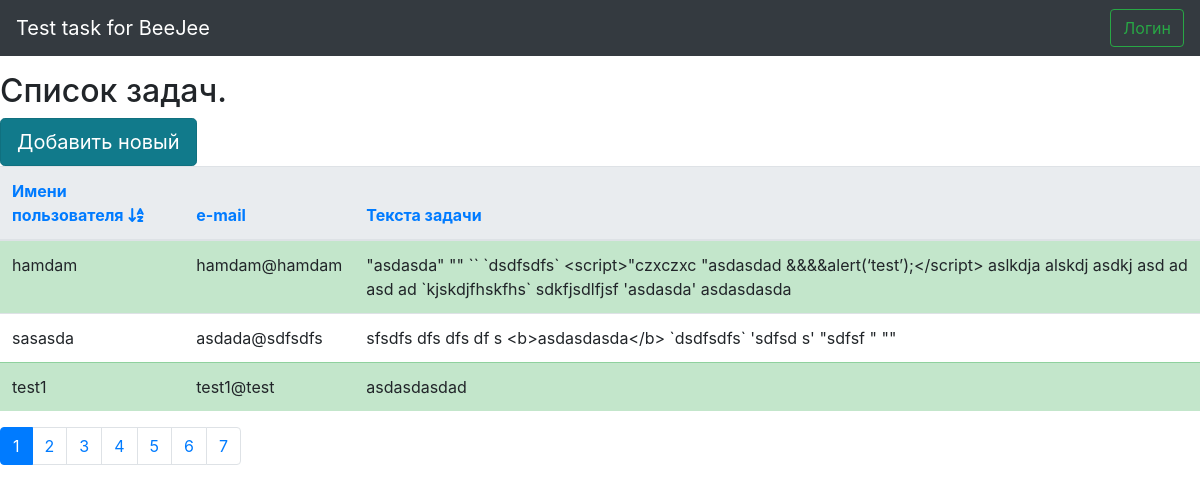
The page / on the database its author committed.
### tables this page shows
CREATE TABLE IF NOT EXISTS `tasks` (
  `id` int(10) unsigned NOT NULL AUTO_INCREMENT,
  `user_name` varchar(100) NOT NULL,
  `email` varchar(100) NOT NULL,
  `task` text NOT NULL,
  `status` tinyint(3) unsigned NOT NULL DEFAULT '1',
  `is_edited` tinyint(3) unsigned NOT NULL DEFAULT '0',
  PRIMARY KEY (`id`)
);

### index.php (called while the page is built, shortened)
<?php
require_once __DIR__ . '/core/config/functions.php';
require __DIR__ . '/core/app.php';
$app = new App();
$app->autoload();
$app->config();
$app->start();
?>

### core/classes/db.php (called while the page is built, shortened)
<?php
class Db {
    protected $link = null;
    public function __construct($dbConfig){
        $this->link = new mysqli($dbConfig["HOSTNAME"], $dbConfig["USERNAME"], $dbConfig["PASSWORD"], $dbConfig["DB_NAME"], $dbConfig["DB_PORT"]);
        if(!$this->link){
            echo "Извините, на Нашем сайте идет реконстукция!";
            die();
        }else{
            $this->link->query("SET NAMES ".$dbConfig["CHARSET"].";");
        }
    }
    public function q_records($sql){
        $result = $this->q($sql);
        $records = array();
        if($result){
            while($record = $result->fetch_assoc()){
                $records[] = $record;
            }
        }
        return $records;
    }
    public function q_result($sql){
        $result = $this->q($sql);
        $res = '';
        if($result){
            $record = $result->fetch_assoc();
            $res = current($record);
        }
        return $res;
    }
    public function q($sql){
        $result = $this->link->query($sql);
        return $result;
    }
}

### core/classes/model.php (called while the page is built, shortened)
<?php
class Model {
    public $db;
    public $_tablename = "";
    public $_fields = [];
    public $_list_limit = 25;
    public $_default_sort_field;
    public $_default_sort_order;
    function __construct () {
        global $app;
        $this->db = $app->db;
    }
    function recordsList($params){
        $page = 1;
        $start = ($page -1) * $this->_list_limit;
        $sql_fields = $this->getFieldsSqlTxt();
        $sort_field = $this->_default_sort_field;
        $sort_direction = $this->_default_sort_order;
        $sql = "SELECT SQL_CAlC_FOUND_ROWS $sql_fields FROM `" . $this->_tablename . "` ORDER BY $sort_field $sort_direction LIMIT $start, " . $this->_list_limit;
        $records = $this->db->q_records($sql);
        $total_count = $this->db->q_result("SELECT FOUND_ROWS() as cnt");
        return ["success" => true, "records" => $records, "total_count" => $total_count, "sort_field" => $sort_field, "sort_direction" => $sort_direction];
    }
    function getFieldsSqlTxt (){
        $sql_fields_arr = [];
        foreach($this->_fields as $key => $fields){
            $sql_fields_arr[]= "`$key` AS $key";
        }
        $sql_fields = implode(", ", $sql_fields_arr);
        return $sql_fields;
    }
}
?>

### core/classes/paging.php (called while the page is built, shortened)
<?php
class Paging {
    function __construct($config){
        $cnt = intval($config['count']);
        $pElCount = intval($config['pageElCount']);
        $pages = ($cnt%$pElCount==0)? $cnt/$pElCount: intval($cnt/$pElCount)+1;
        $startPages = $config['activePage'] - $config['activePage']%10+1;
        $items = array();
        $endPages = $startPages+10;
        $nextString = false;
        if($endPages>$pages){
            $endPages = $pages+1;
        }else{
            $nextString = true;
        }
        for($i=$startPages; $i<$endPages; $i++){
            if($i==$config['activePage']){
                $items[] = str_replace(array("#PAGE_ID#", "#PAGE_NAME#"), array($i, $i), $config['TempCurrentUrl']);
            }else{
                $items[] = str_replace(array("#PAGE_ID#", "#PAGE_NAME#"), array($i, $i), $config['TempUrl']);
            }
        }
        $this->result = implode($config['separator'], $items);
    }
}
?>

### app/views/tasks/index.php (the view, shortened to what this page needs)
<br/>
<br/>
<h2 class="mt-4">Список задач.</h2>
<a href="/tasks/add" class="btn btn-info btn-lg active" role="button" aria-pressed="true">Добавить новый</a>
<table class="table">
    <thead class="thead-light">
    <tr>
        <?php
        $sort_field = "";
        $sort_direction = "";
        $page = 1;
        if(!empty($data["sort"])){
            $sort_field = $data["sort"];
        }
        if(!empty($data["direction"])){
            $sort_direction = $data["direction"];
        }
        echo make_th("Имени пользователя", "user_name", $sort_field, $sort_direction, $page);
        echo make_th("е-mail", "email", $sort_field, $sort_direction, $page);
        echo make_th("Текста задачи", "task", $sort_field, $sort_direction, $page);
        ?>
    </tr>
    </thead>
    <tbody>
    <?php
    if(!empty($data) && !empty($data["records"])){
        $records = $data["records"];
        foreach($records as $key => $record){
            if($record["status"] == 1){
                echo "<tr class=\"table-success\">";
            } else {
                echo "<tr>";
            }
            echo "<td>{$record["user_name"]}</td>";
            echo "<td>{$record["email"]}</td>";
            echo "<td>" . htmlentities($record["task"]) . "</td>";
            echo "</tr>";
        }
    }
    ?>
    </tbody>
</table>
<?php
if(!empty($data) && !empty($data["paging"])){
    echo $data["paging"];
}
?>

### core/app.php (shortened to what this page needs)
<?php
class App {
    private $config = [];
    function __construct () {
        $request_uri = $_SERVER['REQUEST_URI'];
        $request_uri = preg_replace("#\?.+#", "", $request_uri);
    }
    function autoload () {
        spl_autoload_register(function ($class) {
            $class = strtolower($class);
        });
    }
    function config () {
        $this->db = new Db($this->config['database']);
    }
    function start () {
        $route = explode('/', URL);
        $route[1] = strtolower($route[1]);
        if (count($route) === 1 || empty($route[1])) {
            $tasks = new Tasks();
        } else if (file_exists(ROOT . '/app/controllers/' . $route[1] . '.php')){
            $this->_require('/app/controllers/' . $route[1] . '.php');
            $controller = new $route[1]();
        } else {
            $this->_require('/app/controllers/errorpage.php');
            $errorpage = new ErrorPage();
        }
    }
}
?>

### app/views/template/header.php (shortened to what this page needs)
<!DOCTYPE html>
<html lang="en">
    <head>
        <link rel="stylesheet" href="https://stackpath.bootstrapcdn.com/bootstrap/4.3.1/css/bootstrap.min.css">
        <link rel="stylesheet" href="/public/stylesheets/app.css">
    </head>
    <body>
    <nav class="navbar navbar-expand-lg fixed-top navbar-dark bg-dark">
        <div class="collapse navbar-collapse" id="navbarTogglerDemo01">
            <a class="navbar-brand navbar-nav mr-auto mt-2 mt-lg-0" href="/">Test task for BeeJee</a>
            <form class="form-inline my-2 my-lg-0">
                <?php
                if(isset($_SESSION["is_logged"])){
                    echo "<a href=\"/users/logout\" class=\"btn btn-outline-success my-2 my-sm-0\" tabindex=\"-1\" role=\"button\">Выйты</a>";
                } else {
                    echo "<a href=\"/users/login\" class=\"btn btn-outline-success my-2 my-sm-0\" tabindex=\"-1\" role=\"button\">Логин</a>";
                }
                ?>
            </form>
        </div>
    </nav>

### core/classes/controller.php (shortened to what this page needs)
<?php
class Controller {
    public $route = [];
    public $args = 0;
    function __construct () {
        $this->view('template/header');
        $this->route = explode('/', URL);
        if(empty($this->route[1])){
            $this->route[1] = "tasks";
        }
        $this->args = count($this->route);
        $this->router();
        $this->view('template/footer');
    }
    function router () {
        if (class_exists($this->route[1])) {
            if ($this->args >= 3) {
                if (method_exists($this, $this->route[2]."Action")) {
                    call_user_func(array($this, $this->route[2]."Action"), $_REQUEST);
                } else {
                    $this->view("errorpage");
                }
            } else {
                call_user_func(array($this, 'indexAction'), $_REQUEST);
            }
        } else {
            $this->view("errorpage");
        }
    }
    function indexAction () {
        $this->listAction();
    }
    function listAction(){
        $params = $_GET;
        $page = 1;
        $page_url_txt = "?page=#PAGE_ID#";
        $result = $this->model()->recordsList($params);
        $records = [];
        $total_count = 0;
        $sort_field = "";
        $sort_direction = "";
        if($result["success"] && !empty($result["records"])){
            $records = $result["records"];
            $total_count = $result["total_count"];
            $sort_field = $result["sort_field"];
            $sort_direction = $result["sort_direction"];
        }
        $page_limit = $this->model()->_list_limit;
        $paging_txt = "";
        if($total_count > $page_limit){
            $paging = new Paging(
                array(
                    "count"=>$total_count,
                    "activePage"=>$page,
                    "pageElCount"=>$page_limit,
                    "paging_name"=>'page',
                    "separator"=>" ",
                    "TempUrl"=>"<li class=\"page-item\"><a class=\"page-link\" href='/".$this->route[1]."$page_url_txt'>#PAGE_NAME#</a></li>",
                    "TempCurrentUrl"=>"<li class=\"page-item active\" aria-current=\"page\"><span class=\"page-link\">#PAGE_ID#<span class=\"sr-only\">(current)</span></span></li>",
                    "next"=>">>",
                    "prev"=>"<<",
                    "first"=>"||<=",
                    "last"=>"=>||"
                )
            );
            $paging_txt = "<nav aria-label=\"...\"><ul class=\"pagination\">" . $paging->getString() . "</ul></div>";
        }
        $this->view($this->route[1].'/index', ["records" => $records, "paging" => $paging_txt, "sort" => $sort_field, "direction" => $sort_direction]);
    }
    public function model () {
        if(file_exists(ROOT . '/app/models/' . $this->route[1] . '.php')){
            return new $this->model;
        }
        exit();
    }
    function view ($path, $data = []) {
        require(ROOT . '/app/views/' . $path . '.php');
    }
}
?>

### core/config/functions.php (shortened to what this page needs)
<?php
function make_th($caption, $field_name, $sort_field, $sort_direction, $page){
    $th = "<th scope=\"col\">";
    $dir_cls = "";
    $url_params_txt = "";
    if($page > 0){
        $url_params_txt.="?page=$page";
    }
    if(!empty($sort_field)){
        if(empty($url_params_txt)){
            $url_params_txt.="?sort=$field_name";
        } else {
            $url_params_txt.="&sort=$field_name";
        }
    }
    if(!empty($sort_direction)){
        $direction = "asc";
        if(strtolower($sort_direction) === "asc"){
            $direction = "desc";
            $dir_cls = " <i class=\"fas fa-sort-alpha-down\"></i>";
        }
        if(empty($url_params_txt)){
            $url_params_txt.="?direction=$direction";
        } else {
            $url_params_txt.="&direction=$direction";
        }
    }
    $href = URL.$url_params_txt;
    $th.="<a href=\"$href\">$caption";
    if($field_name === $sort_field){
        $th.=$dir_cls;
    }
    $th.="</a></th>";
    return $th;
};

### app/views/template/footer.php (shortened to what this page needs)
    </body>
</html>

### rows shown on the page
tasks: user_name "hamdam", email "hamdam@hamdam", task "\"asdasda\" \"\" `` `dsdfsdfs` <script>\"czxczxc \"asdasdad &&&&alert(‘test’);</script> aslkdja alskdj asdkj asd ad asd ad `kjskdjfhskfhs` sdkfjsdlfjsf 'asdasda' asdasdasda"
tasks: user_name "sasasda", email "asdada@sdfsdfs", task "sfsdfs dfs dfs df s <b>asdasdasda</b> `dsdfsdfs` 'sdfsd s' \"sdfsf \" \"\""
tasks: user_name "test1", email "test1@test", task "asdasdasdad"

### other values the page prints
$caption "Имени пользователя е-mail Текста задачи"
$paging->getString() "1 2 3 4 5 6 7"
